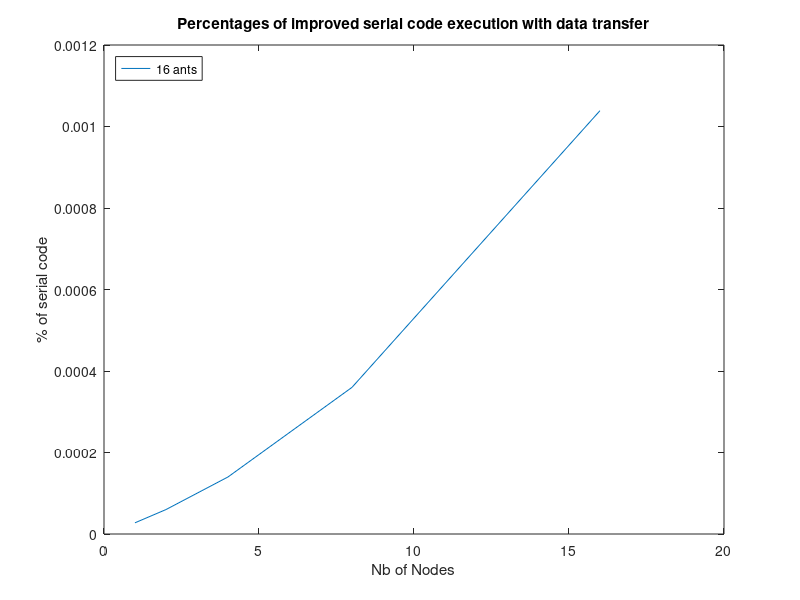

The MATLAB script that drew this image:
nants = [1 2 4 8 16];
nodes = [1 2 4 8 16];
c = 1000
result = zeros(size(nodes,2),size(nants,2))
L = 100
l = 50

for i = 1:size(nants,2)
    for j = 1:size(nodes,2)
        result(j,i) = (2*(c+L*nodes(j)))/(2*(c+L*nodes(j)) + (L*l*c*(nants(i))/nodes(j)));
    end
end

disp(result)

figure
plot(nodes,result(:,5))%nodes,speedup32,nodes,speedup64)
legend('16 ants', 'Location', 'northwest')
title('Percentages of improved serial code execution with data transfer')
xlabel('Nb of Nodes')
ylabel('% of serial code')